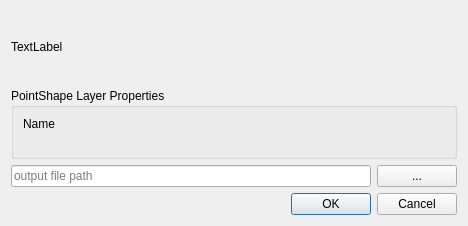
<?xml version="1.0" encoding="UTF-8"?>
<ui version="4.0">
 <class>Dialog</class>
 <widget class="QDialog" name="Dialog">
  <property name="geometry">
   <rect>
    <x>0</x>
    <y>0</y>
    <width>468</width>
    <height>226</height>
   </rect>
  </property>
  <property name="windowTitle">
   <string>Export ProMaIDes Observation Point</string>
  </property>
  <layout class="QVBoxLayout" name="verticalLayout">
   <item>
    <widget class="QLabel" name="input_label">
     <property name="text">
      <string>TextLabel</string>
     </property>
    </widget>
   </item>
   <item>
    <widget class="QGroupBox" name="groupBox">
     <property name="title">
      <string>PointShape Layer Properties</string>
     </property>
     <layout class="QFormLayout" name="formLayout">
      <item row="0" column="0">
       <widget class="QLabel" name="Label">
        <property name="text">
         <string>Name</string>
        </property>
       </widget>
      </item>
      <item row="0" column="1">
       <widget class="QgsFieldExpressionWidget" name="label_field_box" native="true"/>
      </item>
     </layout>
    </widget>
   </item>
   <item>
    <layout class="QHBoxLayout" name="horizontalLayout">
     <item>
      <widget class="QLineEdit" name="filename_edit">
       <property name="placeholderText">
        <string>output file path</string>
       </property>
      </widget>
     </item>
     <item>
      <widget class="QPushButton" name="browse_button">
       <property name="text">
        <string>...</string>
       </property>
      </widget>
     </item>
    </layout>
   </item>
   <item>
    <widget class="QDialogButtonBox" name="button_box">
     <property name="orientation">
      <enum>Qt::Horizontal</enum>
     </property>
     <property name="standardButtons">
      <set>QDialogButtonBox::Cancel|QDialogButtonBox::Ok</set>
     </property>
    </widget>
   </item>
  </layout>
 </widget>
 <customwidgets>
  <customwidget>
   <class>QgsFieldExpressionWidget</class>
   <extends>QWidget</extends>
   <header>qgsfieldexpressionwidget.h</header>
  </customwidget>
 </customwidgets>
 <resources/>
 <connections>
  <connection>
   <sender>button_box</sender>
   <signal>accepted()</signal>
   <receiver>Dialog</receiver>
   <slot>accept()</slot>
   <hints>
    <hint type="sourcelabel">
     <x>248</x>
     <y>254</y>
    </hint>
    <hint type="destinationlabel">
     <x>157</x>
     <y>274</y>
    </hint>
   </hints>
  </connection>
  <connection>
   <sender>button_box</sender>
   <signal>rejected()</signal>
   <receiver>Dialog</receiver>
   <slot>reject()</slot>
   <hints>
    <hint type="sourcelabel">
     <x>316</x>
     <y>260</y>
    </hint>
    <hint type="destinationlabel">
     <x>286</x>
     <y>274</y>
    </hint>
   </hints>
  </connection>
 </connections>
</ui>
